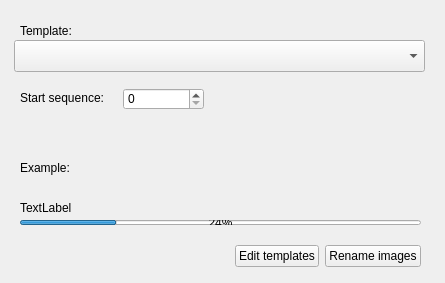
<?xml version="1.0" encoding="UTF-8"?>
<ui version="4.0">
 <class>RenameFiles</class>
 <widget class="QDialog" name="RenameFiles">
  <property name="geometry">
   <rect>
    <x>0</x>
    <y>0</y>
    <width>445</width>
    <height>283</height>
   </rect>
  </property>
  <property name="sizePolicy">
   <sizepolicy hsizetype="Maximum" vsizetype="Maximum">
    <horstretch>0</horstretch>
    <verstretch>0</verstretch>
   </sizepolicy>
  </property>
  <property name="minimumSize">
   <size>
    <width>445</width>
    <height>188</height>
   </size>
  </property>
  <property name="maximumSize">
   <size>
    <width>445</width>
    <height>300</height>
   </size>
  </property>
  <property name="windowTitle">
   <string>Rename Images</string>
  </property>
  <widget class="QWidget" name="layoutWidget">
   <property name="geometry">
    <rect>
     <x>20</x>
     <y>240</y>
     <width>401</width>
     <height>32</height>
    </rect>
   </property>
   <layout class="QHBoxLayout" name="horizontalLayout">
    <item>
     <spacer name="horizontalSpacer">
      <property name="orientation">
       <enum>Qt::Horizontal</enum>
      </property>
      <property name="sizeHint" stdset="0">
       <size>
        <width>40</width>
        <height>20</height>
       </size>
      </property>
     </spacer>
    </item>
    <item>
     <widget class="QPushButton" name="filenameTemplatesBtn">
      <property name="text">
       <string>Edit templates</string>
      </property>
      <property name="autoDefault">
       <bool>false</bool>
      </property>
     </widget>
    </item>
    <item>
     <widget class="QPushButton" name="okBtn">
      <property name="minimumSize">
       <size>
        <width>80</width>
        <height>0</height>
       </size>
      </property>
      <property name="text">
       <string>Rename images</string>
      </property>
      <property name="autoDefault">
       <bool>false</bool>
      </property>
     </widget>
    </item>
   </layout>
  </widget>
  <widget class="QLabel" name="nameLbl">
   <property name="geometry">
    <rect>
     <x>20</x>
     <y>20</y>
     <width>71</width>
     <height>21</height>
    </rect>
   </property>
   <property name="text">
    <string>Template:</string>
   </property>
  </widget>
  <widget class="QComboBox" name="filenameTemplatesCB">
   <property name="geometry">
    <rect>
     <x>14</x>
     <y>40</y>
     <width>411</width>
     <height>32</height>
    </rect>
   </property>
   <property name="font">
    <font>
     <pointsize>14</pointsize>
     <strikeout>false</strikeout>
    </font>
   </property>
   <property name="toolTip">
    <string/>
   </property>
  </widget>
  <widget class="QSpinBox" name="spinBoxStartNumber">
   <property name="geometry">
    <rect>
     <x>123</x>
     <y>88</y>
     <width>81</width>
     <height>22</height>
    </rect>
   </property>
   <property name="maximum">
    <number>99999</number>
   </property>
  </widget>
  <widget class="QLabel" name="startSeqLabel">
   <property name="geometry">
    <rect>
     <x>20</x>
     <y>90</y>
     <width>101</width>
     <height>16</height>
    </rect>
   </property>
   <property name="text">
    <string>Start sequence:      </string>
   </property>
  </widget>
  <widget class="QLabel" name="existingSequenceLabel">
   <property name="geometry">
    <rect>
     <x>20</x>
     <y>110</y>
     <width>401</width>
     <height>25</height>
    </rect>
   </property>
   <property name="font">
    <font>
     <pointsize>14</pointsize>
     <strikeout>false</strikeout>
    </font>
   </property>
   <property name="toolTip">
    <string/>
   </property>
   <property name="styleSheet">
    <string notr="true"/>
   </property>
   <property name="frameShape">
    <enum>QFrame::NoFrame</enum>
   </property>
   <property name="text">
    <string/>
   </property>
  </widget>
  <widget class="QLabel" name="label">
   <property name="geometry">
    <rect>
     <x>20</x>
     <y>160</y>
     <width>58</width>
     <height>16</height>
    </rect>
   </property>
   <property name="text">
    <string>Example:     </string>
   </property>
  </widget>
  <widget class="QLabel" name="exampleLbl">
   <property name="geometry">
    <rect>
     <x>80</x>
     <y>158</y>
     <width>341</width>
     <height>20</height>
    </rect>
   </property>
   <property name="text">
    <string/>
   </property>
  </widget>
  <widget class="QProgressBar" name="progressBar">
   <property name="geometry">
    <rect>
     <x>20</x>
     <y>220</y>
     <width>401</width>
     <height>5</height>
    </rect>
   </property>
   <property name="value">
    <number>24</number>
   </property>
  </widget>
  <widget class="QLabel" name="progressMsg">
   <property name="geometry">
    <rect>
     <x>20</x>
     <y>200</y>
     <width>401</width>
     <height>16</height>
    </rect>
   </property>
   <property name="text">
    <string>TextLabel</string>
   </property>
  </widget>
 </widget>
 <resources/>
 <connections/>
</ui>
